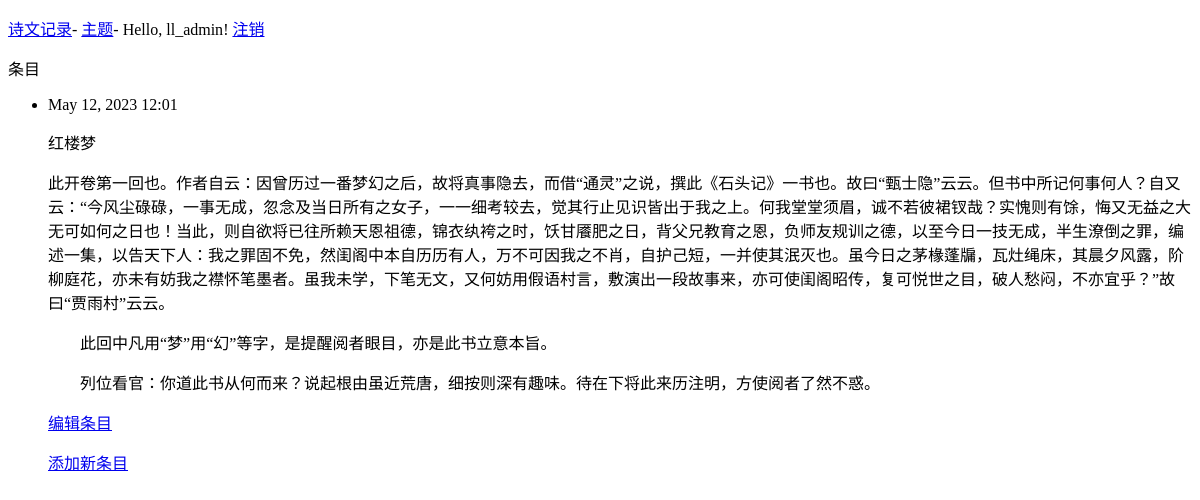
Before: /topics/5/ (signed in) with the older database file.
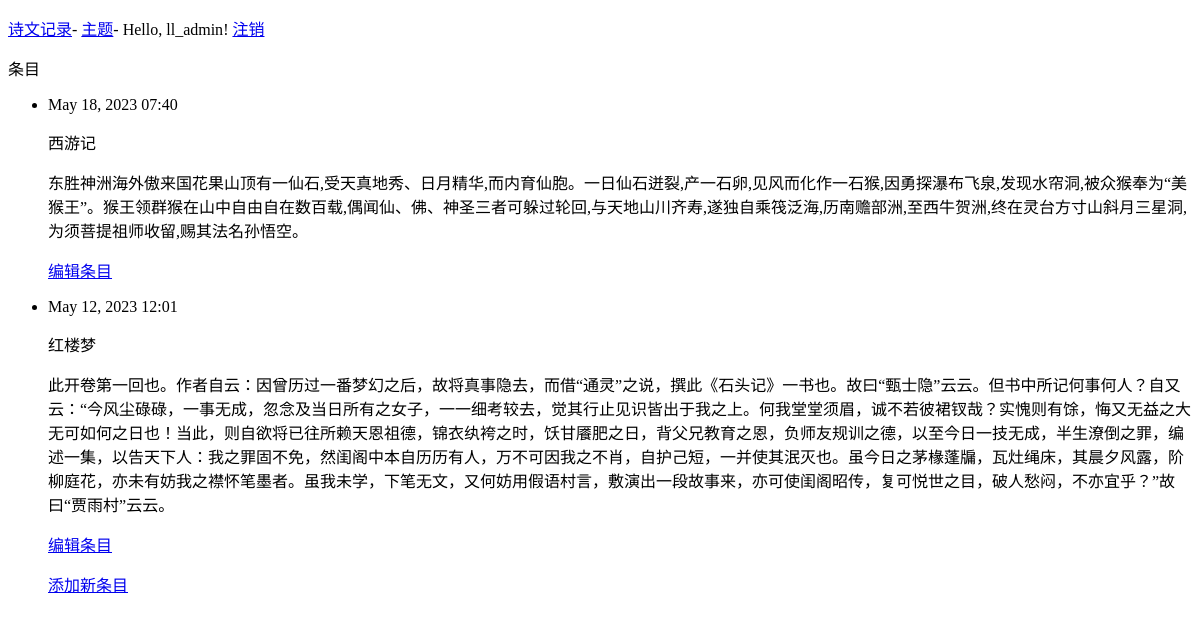
After: the same page with the newer database file.
### learning_logs/models.py (models this page shows, shortened)
class Entry(models.Model):
    topic = models.ForeignKey(Topic, on_delete=models.CASCADE)  # 外键参考Topic
    text = models.TextField()  # TextField实例
    date_added = models.DateTimeField(auto_now_add=True)
    class Meta:
        verbose_name_plural = 'entries'

### learning_logs/views.py (the view)
# urls.py: url(r'^topics/(?P<topic_id>\d+)/$', views.topic, name='topic'),
def topic(request, topic_id):
    topic = Topic.objects.get(id=topic_id)
    entries = topic.entry_set.order_by('-date_added')
    context = {'topic': topic, 'entries': entries}
    return render(request, 'learning_logs/topic.html', context)

### learning_logs/templates/learning_logs/topic.html (shortened to what this page needs)
<!DOCTYPE html>
<html lang="en">
<head>
</head>
<body>
{% extends "learning_logs/base.html" %}
{% block content %}
    <p>条目</p>
<ul>
    {% for entry in entries %}
    <li>
        <p>{{ entry.date_added|date:'M d, Y H:i' }}</p>
        <p>{{ entry.text|linebreaks }}</p>
    <p><a href="{% url 'learning_logs:edit_entry' entry.id %}">编辑条目</a></p>
    </li>
    {% empty %}
    <li>
        There are no entries for this topic yet.
    </li>
    {% endfor %}
<p><a href="{% url 'learning_logs:new_entry' topic.id %}">添加新条目</a></p>
</ul>
{% endblock content %}

Changed rows visible on the page:
added Entry: date_added "May 18, 2023 07:40", text "西游记 东胜神洲海外傲来国花果山顶有一仙石,受天真地秀、日月精华,而内育仙胞。一日仙石迸裂,产一石卵,见风而化作一石猴,因勇探瀑布飞泉,发现水帘洞,被众猴奉为“美猴王”。猴王领群猴在山中自由自在数百载,偶闻仙、佛、神圣三者可躲过轮回,与天地山川齐寿,遂独自乘筏泛海,历南赡部洲,至西牛贺洲,终在灵台方寸山斜月三星洞,为须菩提祖师收留,赐其法名孙悟空。"
changed Entry: text "红楼梦 此开卷第一回也。作者自云：因曾历过一番梦幻之后，故将真事隐去，而借“通灵”之说，撰此《石头记》一书也。故曰“甄士隐”云云。但书中所记何事何人？自又云：“今风尘碌碌，一事无成，忽念及当日所有之女子，一一细考较去，觉其行止见识皆出于我之上。何我堂堂须眉，诚不若彼裙钗哉？实愧则有馀，悔又无益之大无可如何之日也！当此，则自欲将已往所赖天恩祖德，锦衣纨袴之时，饫甘餍肥之日，背父兄教育之恩，负师友规训之德，以至今日一技无成，半生潦倒之罪，编述一集，以告天下人：我之罪固不免，然闺阁中本自历历有人，万不可因我之不肖，自护己短，一并使其泯灭也。虽今日之茅椽蓬牖，瓦灶绳床，其晨夕风露，阶柳庭花，亦未有妨我之襟怀笔墨者。虽我未学，下笔无文，又何妨用假语村言，敷演出一段故事来，亦可使闺阁昭传，复可悦世之目，破人愁闷，不亦宜乎？”故曰“贾雨村”云云。 此回中凡用“梦”用“幻”等字，是提醒阅者眼目，亦是此书立意本旨。 列位看官：你道此书从何而来？说起根由虽近荒唐，细按则深有趣味。待在下将此来历注明，方使阅者了然不惑。" → "红楼梦 此开卷第一回也。作者自云：因曾历过一番梦幻之后，故将真事隐去，而借“通灵”之说，撰此《石头记》一书也。故曰“甄士隐”云云。但书中所记何事何人？自又云：“今风尘碌碌，一事无成，忽念及当日所有之女子，一一细考较去，觉其行止见识皆出于我之上。何我堂堂须眉，诚不若彼裙钗哉？实愧则有馀，悔又无益之大无可如何之日也！当此，则自欲将已往所赖天恩祖德，锦衣纨袴之时，饫甘餍肥之日，背父兄教育之恩，负师友规训之德，以至今日一技无成，半生潦倒之罪，编述一集，以告天下人：我之罪固不免，然闺阁中本自历历有人，万不可因我之不肖，自护己短，一并使其泯灭也。虽今日之茅椽蓬牖，瓦灶绳床，其晨夕风露，阶柳庭花，亦未有妨我之襟怀笔墨者。虽我未学，下笔无文，又何妨用假语村言，敷演出一段故事来，亦可使闺阁昭传，复可悦世之目，破人愁闷，不亦宜乎？”故曰“贾雨村”云云。"
